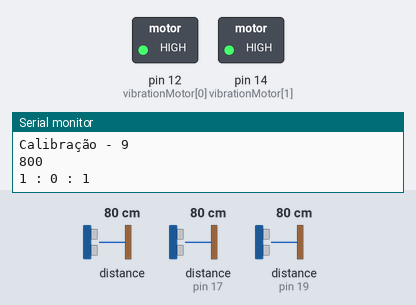
A sketch run on a simulated Arduino Uno, built with avr-gcc and run on an emulated ATmega328P. Shown: switched loads named in the sketch (green lamp = pin HIGH), the last lines printed to the serial monitor. Wiring (inferred from the names in the program): 2 × ultrasonic range finder: trigger pin 16, echo pin 17 / trigger pin 18, echo pin 19. Dashed ring = blinking. Inputs (shaded band) come from the test bench; at power-on: distance to the obstacle (sensors on pin 17, pin 19) 80 cm, distance to the obstacle 80 cm. The echo pulse lasts 58.3 µs per cm; pins used as bus, display or sensor lines are not drawn.

Above: at 1.63 s.
2.6 s: distance to the obstacle (sensor on pin 17) set to 22 cm
4.7 s: distance to the obstacle (sensor on pin 17) set to 18 cm
At 6.1 s:
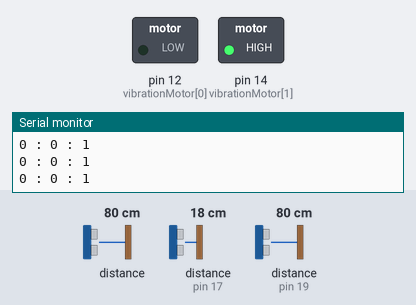
7.7 s: distance to the obstacle (sensor on pin 19) set to 23 cm
10.7 s: distance to the obstacle (sensor on pin 19) set to 18 cm
At 11.4 s:
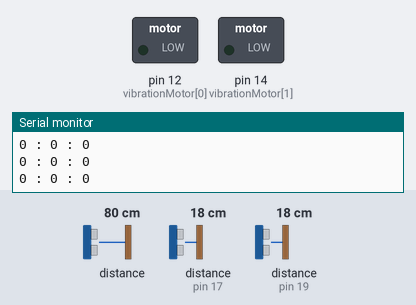
12.2 s: distance to the obstacle (sensor on pin 17) set to 35 cm
At 12.62 s:
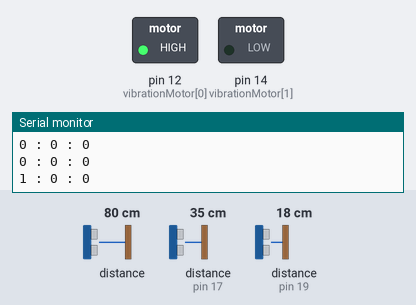
15.2 s: distance to the obstacle (sensor on pin 17) set to 2 cm
At 15.9 s:
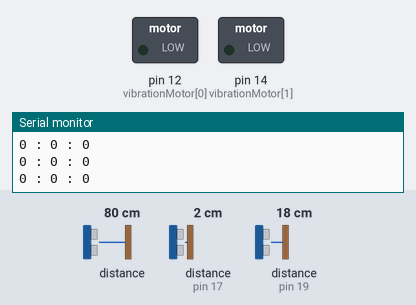
Timing chart, 0 to 17.7 s (numbered marks = the images above; inputs shaded):
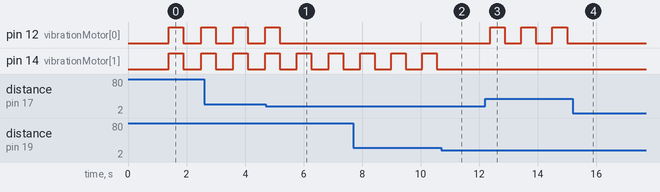

Measured:
- the behaviour switches between 21 and 20 cm on distance to the obstacle (sensor on pin 17) (found by bisection; images 0 and 1)
- the behaviour switches between 21 and 20 cm on distance to the obstacle (sensor on pin 19) (found by bisection; images 1 and 2)
- after the input at 4.7 s, pin 12 (vibrationMotor[0]): goes on until 5.2 s, then stays LOW
- after the input at 10.7 s, pin 14 (vibrationMotor[1]): stays LOW (without the input it goes to HIGH after 0.41 s)
- after the input at 12.2 s, pin 12 (vibrationMotor[0]): alternates HIGH for 0.50 s and LOW for 0.57 s, starting after 0.17 s
- after the input at 15.2 s, pin 12 (vibrationMotor[0]): stops changing and stays LOW
- by itself, pin 12 (vibrationMotor[0]): alternates HIGH for 0.50 s and LOW for 0.59 s
- by itself, pin 14 (vibrationMotor[1]): alternates HIGH for 0.50 s and LOW for 0.56 s

The sketch:

Projeto_TI_M3.ino
```cpp
/*
Projeto de Tecnologias de Interface (TI)
Milestone 3 — Proof of Concept
Trabalho realizado por: Ana Rodrigues (2023186276) e Francisco Rodrigues (2020247914)

Mobilidade e Orientação para Pessoas com Deficiência Visual
*/

// VL53L0X
#include "Adafruit_VL53L0X.h"
Adafruit_VL53L0X lox = Adafruit_VL53L0X();

int distanceTOF;
bool objectDetectedTOF = false;

bool calibrated = false;
int calibratedHeight = 0;
const int thresholdDistance = 100;

const int numReadings = 10;  // número de leituras
int readingsTOF[numReadings];

// Motores de Vibração
#define motorNum 2                                // Número de motores de vibração
const int vibrationMotor[motorNum] = { 12, 14 };  // Pins motores de vibração

// HC-SR04's
#define sensorNum 2                          // Número de sensores HC-SR04
const int trigPins[sensorNum] = { 16, 18 };  // Pins Trigger
const int echoPins[sensorNum] = { 17, 19 };  // Pins Echo

int maximumRange = 120;  // Distância máxima
int minimumRange = 20;   // Distância mínima
int duration, distance;  // Cálculo da distância

bool objectDetectedU1 = false;  // Se obstáculo detetado em HC-SR04 nº1
bool objectDetectedU2 = false;  // Se obstáculo detetado em HC-SR04 nº2

bool feedback = false;               // O motor está em funcionamento
const int feedbackTime = 500;        // Tempo de vibração
const int feedbackTimeTOF = 1000;    // Tempo de vibração
unsigned long lastFeedbackTime = 0;  // Temporizador para que possa ocorrer nova vibração

void setup() {
  Serial.begin(115200);

  // Esperar serial
  while (!Serial) {
    delay(1);
  }

  // TOF
  if (!lox.begin()) {
    while (1)
      ;
  }
  lox.startRangeContinuous();

  // Motores de Vibração
  for (int i = 0; i < motorNum; i++) {
    pinMode(vibrationMotor[i], OUTPUT);
  }
  // HC-SR04's
  for (int i = 0; i < sensorNum; i++) {
    pinMode(trigPins[i], OUTPUT);
    pinMode(echoPins[i], INPUT);
  }

  calibratedHeight = calibrationHeight();
  Serial.println(calibratedHeight);
}

void loop() {
  if (calibrated) {  // Se o TOF estiver calibrado
    // Verificar se o sensor encontrou algum obstáculo
    objectDetectedU1 = objectDetection(trigPins[0], echoPins[0]);  //  Sensor nº1
    objectDetectedU2 = objectDetection(trigPins[1], echoPins[1]);  //  Sensor nº2
    objectDetectedTOF = objectDetectionTOF();                      // Sensor TOF

    // Debug
    Serial.print(objectDetectedU1);
    Serial.print(" : ");
    Serial.print(objectDetectedTOF);
    Serial.print(" : ");
    Serial.println(objectDetectedU2);

    // Temporizador de tempo de vibração
    // Só pode ocurrer nova vibração após este temporizador
    // Se detetar obstáculo nos dois
    if (objectDetectedU1 && objectDetectedU2 && millis() - lastFeedbackTime > feedbackTime) {
      hapticFeedback(2, 1, feedbackTime);
      lastFeedbackTime = millis();
    }
    // Se detetar obstáculo no sensor nº1
    if (objectDetectedU1 && millis() - lastFeedbackTime > feedbackTime) {
      hapticFeedback(1, 0, feedbackTime);
      lastFeedbackTime = millis();
    }
    // Se detetar obstáculo no sensor nº2
    if (objectDetectedU2 && millis() - lastFeedbackTime > feedbackTime) {
      hapticFeedback(1, 1, feedbackTime);
      lastFeedbackTime = millis();
    }
    // Se detetar obstáculo no TOF
    if (objectDetectedTOF && millis() - lastFeedbackTime > feedbackTimeTOF) {
      hapticFeedback(2, 1, feedbackTimeTOF);
      hapticFeedback(2, 1, feedbackTime);
      lastFeedbackTime = millis();
    }

    delay(100);
  }
}

// Feedback háptico para deteção de obstáculos e
void hapticFeedback(int numMotorsVibrating, int motorIndex, unsigned long feedbackDuration) {
  unsigned long feedbackStartTime = millis();  // Inicializar o temporizador de tempo de vibração

  while (millis() - feedbackStartTime < feedbackDuration) {
    if (numMotorsVibrating == 1) {                     // Para um motor
      digitalWrite(vibrationMotor[motorIndex], HIGH);  // Ativar vibração para esse motor
    } else {
      for (int i = 0; i < motorNum; i++) {      // Para vários motores
        digitalWrite(vibrationMotor[i], HIGH);  // Ativar vibração para todos os motores
      }
    }
    feedback = true;
  }

  for (int i = 0; i < motorNum; i++) {
    digitalWrite(vibrationMotor[i], LOW);  // Desativar vibração para todos os motores
  }
  feedback = false;
}

// Cálculo da distância a que se encontra um obstáculo
float calcDistance(int trigPin, int echoPin) {
  digitalWrite(trigPin, LOW);
  delayMicroseconds(2);
  digitalWrite(trigPin, HIGH);
  delayMicroseconds(10);
  digitalWrite(trigPin, LOW);

  duration = pulseIn(echoPin, HIGH, 50000);
  distance = (duration * .0343) / 2;
  return distance;
}

// Verificar para cada sensor se o obstáculo encontrado se encontra ou não nos limites impostos
bool objectDetection(int trigPin, int echoPin) {
  bool objectDetected = false;

  if (!feedback) {                                                                                           // Se não estiver a ocorrer nenhuma vibração no momento
    if (calcDistance(trigPin, echoPin) <= maximumRange && calcDistance(trigPin, echoPin) >= minimumRange) {  // Verificar limites
      objectDetected = true;
    }
  }
  return objectDetected;
}


// TOF
// Cálculo da distância a que se encontra um obstáculo
float calcDistanceTOF() {
  VL53L0X_RangingMeasurementData_t measure;
  lox.rangingTest(&measure, false);
  if (measure.RangeStatus != 4) {           // phase failures
    distanceTOF = measure.RangeMilliMeter;  // cálculo da distância
  }
  return distanceTOF;
}

// Calibração da altura da cintura da pessoa
float calibrationHeight() {
  calibratedHeight = 0;  // reset da calibração

  for (int i = 0; i < numReadings; i++) {
    readingsTOF[i] = calcDistanceTOF();
    calibratedHeight += readingsTOF[i];  // somar todas as leituras do sensor
    delay(100);

    Serial.print("Calibração - ");
    Serial.println(i);
  }
  calibratedHeight = calibratedHeight / numReadings;  // média dos valores

  if (calibratedHeight != 0) {
    calibrated = true;  // distância calibrada
  }
  return calibratedHeight;
}

bool objectDetectionTOF() {
  bool objectDetected = false;

  if (abs(calcDistanceTOF() - calibratedHeight) > thresholdDistance) {
    objectDetected = true;
  }

  return objectDetected;
}
```
